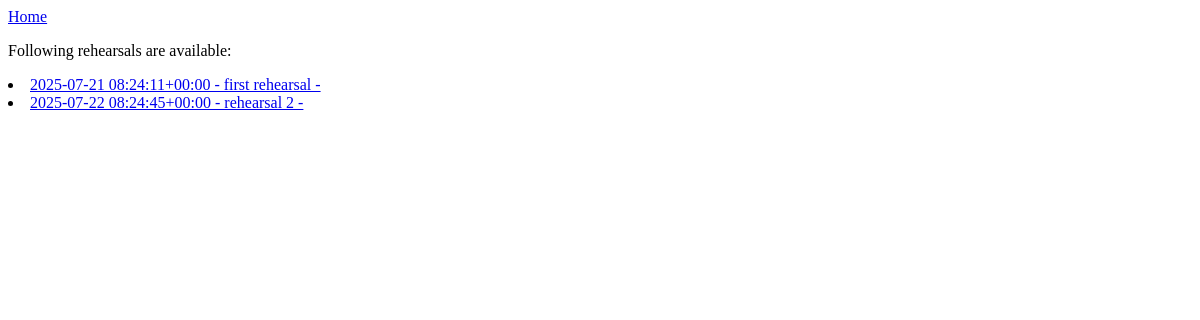
The page /rehearsal/ on the database as committed earlier.
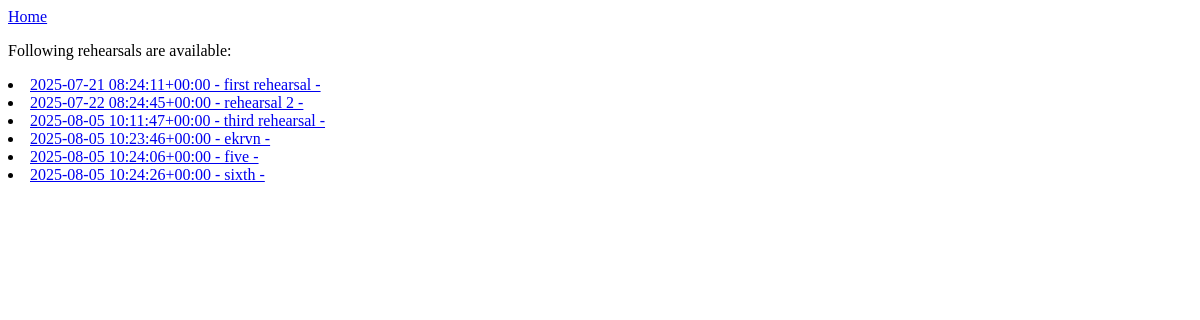
The same page on the database as committed later.
### secondapp/models.py (models this page shows, shortened)
class Rehearsal(models.Model):
    subtitle = models.CharField(max_length=250)
    location = models.CharField(max_length=250)
    parking = models.CharField(max_length=250, blank=True, null=True)
    calendar = models.DateTimeField(blank=True, null=True, unique=True)
    additional_notes = models.TextField(blank=True, null=True)
    singers = models.ManyToManyField(Singer)
    songs = models.ManyToManyField(Song)
    tags = models.ManyToManyField(Tag, help_text="max 5", blank=True)
    def __str__(self):
        max_tags = 5
        tag_names = ", ".join(tag.name for tag in self.tags.all()[:max_tags])
        return f"{self.calendar} - {self.subtitle} - {tag_names}"

### secondapp/views.py (the view)
# urls.py: path("rehearsal/", views.IndexRehearsalView.as_view(), name="rehearsal_index"),
class IndexRehearsalView(generic.ListView):
    template_name = "secondapp/rehearsal_index.html"
    def get_queryset(self):
        return Rehearsal.objects.all()#order_by("-calendar")[:45]

### secondapp/templates/secondapp/rehearsal_index.html (shortened to what this page needs)
<html>
<head>
</head>
<body>
<a href="{% url 'secondapp:index' %}">Home</a>
<p>Following rehearsals are available:</p>
{% for rehearsal in rehearsal_list %}
    <li><a href="{% url 'secondapp:rehearsal_detail' rehearsal.pk %}">{{ rehearsal }}</a></li>
{% endfor %}
</body>
</html>

Rows that differ between the two databases and show on the page:
added Rehearsal: id+calendar+subtitle "2025-08-05 10:11:47+00:00 - third rehearsal -"
added Rehearsal: id+calendar+subtitle "2025-08-05 10:23:46+00:00 - ekrvn -"
added Rehearsal: id+calendar+subtitle "2025-08-05 10:24:06+00:00 - five -"
added Rehearsal: id+calendar+subtitle "2025-08-05 10:24:26+00:00 - sixth -"
